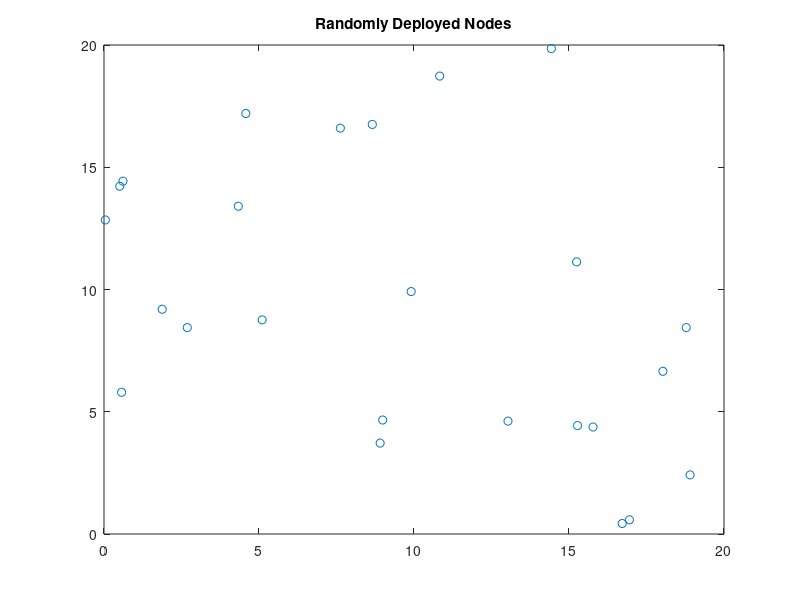
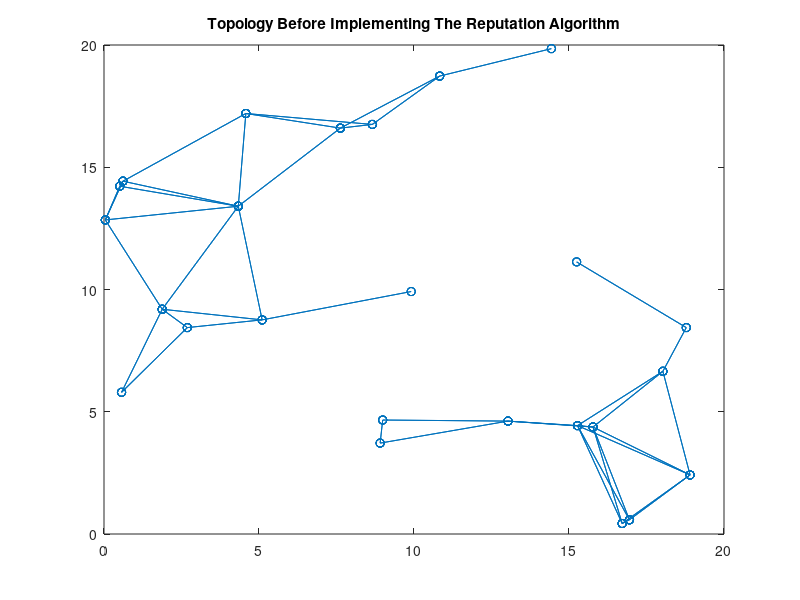

Reproduce these figures in MATLAB, in order. (Note: this script raises an error after producing the figures.)


clear;
rand('state', 1);
numOfNodes = 25;   %   number of nodes
envSize=20;        %   envsizeXenvsize environment
txRange = 5;
global xLocation;   % Array containing the X-coordinations of wireless nodes;
global yLocation;   % Array containing the Y-coordinations of wireless nodes;
xLocation = rand(numOfNodes,1) * envSize;
yLocation = rand(numOfNodes,1) * envSize;   %x,y coords of nodes
reputation_matrix = zeros(numOfNodes);
reputation_table = ones(numOfNodes,numOfNodes);
reputation_direct = ones(numOfNodes);
reputation_liar = ones(numOfNodes,numOfNodes);
connMatrix1 = zeros(numOfNodes,numOfNodes);

% adjacent matrix to represent the topology graph of the
% randomly deployed wireless networks;

distMatrix = zeros(numOfNodes,numOfNodes);
for i=1:numOfNodes
   for j=1:numOfNodes
      distMatrix(i,j)=sqrt((xLocation(i)-xLocation(j))^2 + (yLocation(i)-yLocation(j))^2); %distance between node pairs
   end
end
% distance between two nodes is less than the transmission range, there
% exists a link.

% topology;

figure(1);
plot(xLocation, yLocation, 'o')
title('Randomly Deployed Nodes');

global connMatrix;
connMatrix = ( distMatrix < txRange);  %binary connectivity matrix
reputation_matrix = rand(1,numOfNodes);
locs=[xLocation' ; yLocation'];

figure(2);
gplot(connMatrix, locs','-o')
title('Topology Before Implementing The Reputation Algorithm');

connMatrix1 = connMatrix();



for i=1:numOfNodes     %direct monitoring
    for j=1:numOfNodes
        if connMatrix(i,j) == 1
            reputation_table(i,j) = reputation_matrix(j);
        end
    end
end

reputation_direct = reputation_table();
reputation_table = Indirect_monitoring(reputation_table,numOfNodes,connMatrix); %indirect monitoring fuction call
reputation_liar = liar_monitoring(reputation_direct,numOfNodes,connMatrix); %indirect monitoring with liars


for i=1:numOfNodes    
    for j=1:numOfNodes
        if reputation_table(i,j) < 0.4
            fprintf('%ith node is found to be Selfish :  ', j);
            fprintf('%i X-coordinate , ', xLocation(j));
            fprintf('%i Y-coordinate \n', yLocation(j));
            connMatrix(i,j) = 0;
            connMatrix(j,i) = 0; 
            end
    end 
    fprintf('\n');
end

for i=1:numOfNodes    
    for j=1:numOfNodes
        if reputation_liar(i,j) < 0.4
            fprintf('%ith node is found to be Selfish :  ', j);
            fprintf('%i X-coordinate , ', xLocation(j));
            fprintf('%i Y-coordinate \n', yLocation(j));
            connMatrix1(i,j) = 0;
            connMatrix1(j,i) = 0; 
            end
    end 
    fprintf('\n');
end

figure(3);
gplot(connMatrix, locs','-o')
title('Topology After Implementing The Reputation Algorithm');

figure(4);
gplot(connMatrix1, locs','-o')
title('Topology with liars');




